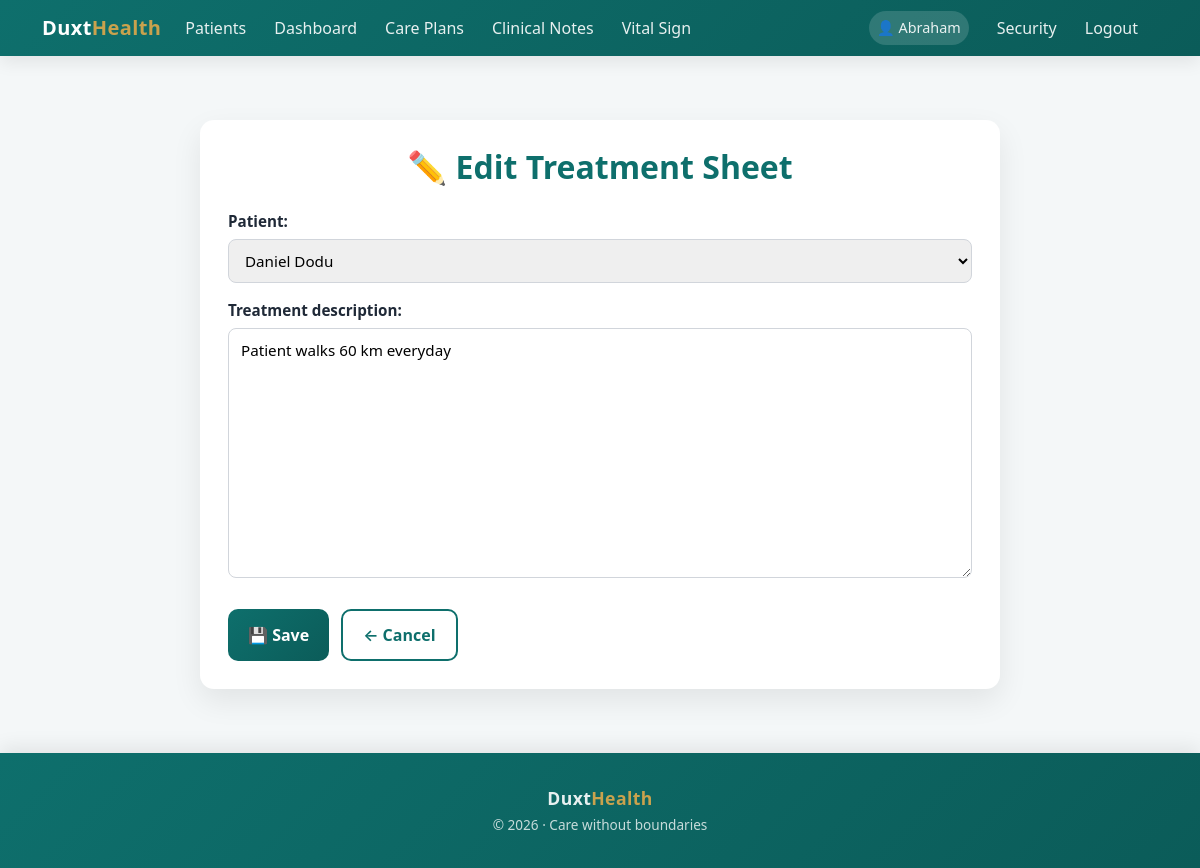
/treatmentsheets/2/update/ (signed in), run on the app's committed database.
### homecare/models.py (models this page shows, shortened)
class TreatmentSheet(models.Model):
    patient = models.ForeignKey(
        Patient,
        on_delete=models.CASCADE,
        related_name="treatment_sheets"
    )
    care_plan = models.ForeignKey(
        CarePlan,
        on_delete=models.SET_NULL,
        null=True,
        blank=True
    )
    visit = models.ForeignKey(
        VisitSchedule,
        on_delete=models.SET_NULL,
        null=True,
        blank=True
    )
    created_by = models.ForeignKey(
        HealthProfessional,
        on_delete=models.SET_NULL,
        null=True
    )
    treatment_description = models.TextField()
    created_at = models.DateTimeField(auto_now_add=True)

### homecare/views.py (the view)
# urls.py: path('treatmentsheets/<int:pk>/update/', views.treatmentsheet_update, name='treatmentsheet_update'),
@login_required
@role_required(['admin', 'nurse'])
def treatmentsheet_update(request, pk):
    sheet = get_object_or_404(TreatmentSheet, pk=pk)
    if request.method == 'POST':
        form = TreatmentSheetForm(request.POST, instance=sheet, user=request.user)
        if form.is_valid():
            form.save()
            return redirect('homecare:treatmentsheet_list')
    else:
        form = TreatmentSheetForm(instance=sheet, user=request.user)
    return render(request, 'homecare/treatmentsheet_form.html', {
        'form': form
    })

### homecare/forms.py
class TreatmentSheetForm(forms.ModelForm):
    class Meta:
        model = TreatmentSheet
        fields = ['patient', 'treatment_description']
    def __init__(self, *args, user=None, **kwargs):
        super().__init__(*args, **kwargs)
        if user:
            self.fields['patient'].queryset = get_visible_patients(user)
        else:
            self.fields['patient'].queryset = self.fields['patient'].queryset.none()

### homecare/models.py (called while the page is built)
    def __str__(self):
        return f"{self.first_name} {self.last_name}"

### homecare/utils/access.py (called while the page is built)
def get_visible_patients(user):
    if not user or not user.is_authenticated:
        return Patient.objects.none()
    if not hasattr(user, "healthprofessional"):
        return Patient.objects.none()
    hp = user.healthprofessional
    base_queryset = Patient.objects.filter(is_active=True)
    if hp.role == "admin":
        return base_queryset
    if hp.role in ["doctor", "nurse", "caregiver"]:
        return base_queryset.filter(
            assignments__professional=hp
        ).distinct()
    return Patient.objects.none()

### homecare/templates/homecare/treatmentsheet_form.html (shortened to what this page needs)
{% extends "bases.html" %}
{% block content %}
<div class="form-card">
  <h2>
    {% if form.instance.pk %}
      ✏️ Edit Treatment Sheet
    {% else %}
      ➕ Add Treatment Sheet
    {% endif %}
  </h2>
  <form method="post" novalidate>
    {{ form.as_p }}
    <div class="form-actions">
      <button type="submit" class="btn-duxt">
        💾 Save
      </button>
      <a href="{% url 'homecare:treatmentsheet_list' %}" class="btn-outline-duxt">
        ← Cancel
      </a>
    </div>
  </form>
</div>
{% endblock %}

### templates/bases.html (shortened to what this page needs)
<!DOCTYPE html>
<html lang="en">
<head>
  <link href="https://cdn.jsdelivr.net/npm/bootstrap@5.3.0/dist/css/bootstrap.min.css" rel="stylesheet" />
</head>
<body>
<nav class="navbar navbar-expand-lg navbar-dark">
  <div class="container">
    <a class="navbar-brand" href="{% url 'homecare:home' %}">
      Duxt<span>Health</span>
    </a>
    <div class="collapse navbar-collapse" id="navbarNav">
      <ul class="navbar-nav">
        <li class="nav-item">
          <a class="nav-link" href="{% url 'homecare:patient_list' %}">Patients</a>
        </li>
        <li class="nav-item">
          <a class="nav-link" href="{% url 'homecare:homecare_home' %}">Dashboard</a>
        </li>
        <li class="nav-item">
          <a class="nav-link" href="{% url 'homecare:careplan_list' %}">Care Plans</a>
        </li>
        <li class="nav-item">
          <a class="nav-link" href="{% url 'homecare:doctornote_list' %}">Clinical Notes</a>
        </li>
        <li class="nav-item">
          <a class="nav-link" href="{% url 'homecare:vitalsign_list' %}">Vital Sign</a>
        </li>
      </ul>
      <ul class="navbar-nav ms-auto align-items-lg-center">
        {% if user.is_authenticated %}
          <li class="nav-item me-2">
            <span class="nav-link user-badge">👤 {{ user.first_name|capfirst }}</span>
          </li>
          <li class="nav-item">
            <a class="nav-link" href="{% url 'password_change' %}">Security</a>
          </li>
          <li class="nav-item">
            <a class="nav-link" href="{% url 'logout' %}">Logout</a>
          </li>
        {% endif %}
      </ul>
    </div>
  </div>
</nav>
<main class="container my-4">
  {% block content %}{% endblock %}
</main>
<footer class="footer text-center">
  <div class="container">
    <p class="mb-1 footer-brand">
      Duxt<span>Health</span>
    </p>
    <p class="footer-tagline mb-0">
      © 2026 · Care without boundaries
    </p>
  </div>
</footer>
</body>
</html>

### templates/bases.html (style rules this page uses)
:root { --duxt-primary: #0E6F6C; --duxt-secondary: #7ED6C2; --duxt-gold: #C9A24D; --duxt-dark: #1F2937; --duxt-bg: #f4f7f8; --duxt-gradient: linear-gradient(135deg, #0E6F6C, #0b5c59); }
body { font-family: "Segoe UI", system-ui, -apple-system, BlinkMacSystemFont, sans-serif; background-color: var(--duxt-bg); color: var(--duxt-dark); min-height: 100vh; display: flex; flex-direction: column; }
.navbar { background: var(--duxt-gradient); box-shadow: 0 6px 18px rgba(0,0,0,.08); }
.navbar-brand { font-weight: 700; font-size: 1.25rem; letter-spacing: 0.4px; }
.navbar-brand span { color: var(--duxt-gold); }
.nav-link { color: rgba(255,255,255,.9) !important; font-weight: 500; margin-right: 12px; transition: color .2s ease; }
.user-badge { background: rgba(255,255,255,.15); padding: 6px 14px; border-radius: 20px; font-size: 0.9rem; }
main.container { max-width: 1200px; flex: 1; }
footer.footer { background: var(--duxt-gradient); color: rgba(255,255,255,.9); padding: 2rem 0; box-shadow: 0 -6px 18px rgba(0,0,0,.08); }
.footer-brand { font-weight: 700; font-size: 1.1rem; letter-spacing: 0.4px; }
.footer-brand span { color: var(--duxt-gold); }
.footer-tagline { font-size: 0.85rem; opacity: 0.85; }

### homecare/templates/homecare/treatmentsheet_form.html (style rules this page uses)
.form-card { max-width: 800px; margin: 40px auto; padding: 28px; background: #ffffff; border-radius: 14px; box-shadow: 0 12px 30px rgba(0,0,0,.08); }
.form-card h2 { text-align: center; margin-bottom: 24px; font-weight: 700; color: var(--duxt-primary); }
.form-card label { font-weight: 600; margin-bottom: 6px; display: block; color: var(--duxt-dark); font-size: 0.95rem; }
.form-card input, .form-card textarea, .form-card select { width: 100%; padding: 10px 12px; border: 1px solid #d1d5db; border-radius: 8px; font-size: 0.95rem; transition: border-color .2s ease, box-shadow .2s ease; }
.form-card textarea { resize: vertical; }
.btn-duxt { display: inline-block; padding: 12px 20px; background: linear-gradient(135deg, var(--duxt-primary), #0b5c59); color: #ffffff; font-weight: 600; border: none; border-radius: 10px; cursor: pointer; transition: transform .15s ease, box-shadow .15s ease; text-decoration: none; }
.btn-outline-duxt { display: inline-block; padding: 12px 20px; border: 2px solid var(--duxt-primary); color: var(--duxt-primary); background: transparent; border-radius: 10px; font-weight: 600; text-decoration: none; transition: all .2s ease; }
.form-actions { margin-top: 25px; display: flex; gap: 12px; flex-wrap: wrap; }

### data on the page
TreatmentSheet: patient "Daniel Dodu", treatment_description "Patient walks 60 km everyday"

### other printed values
{{ user.first_name|capfirst }} "Abraham"
